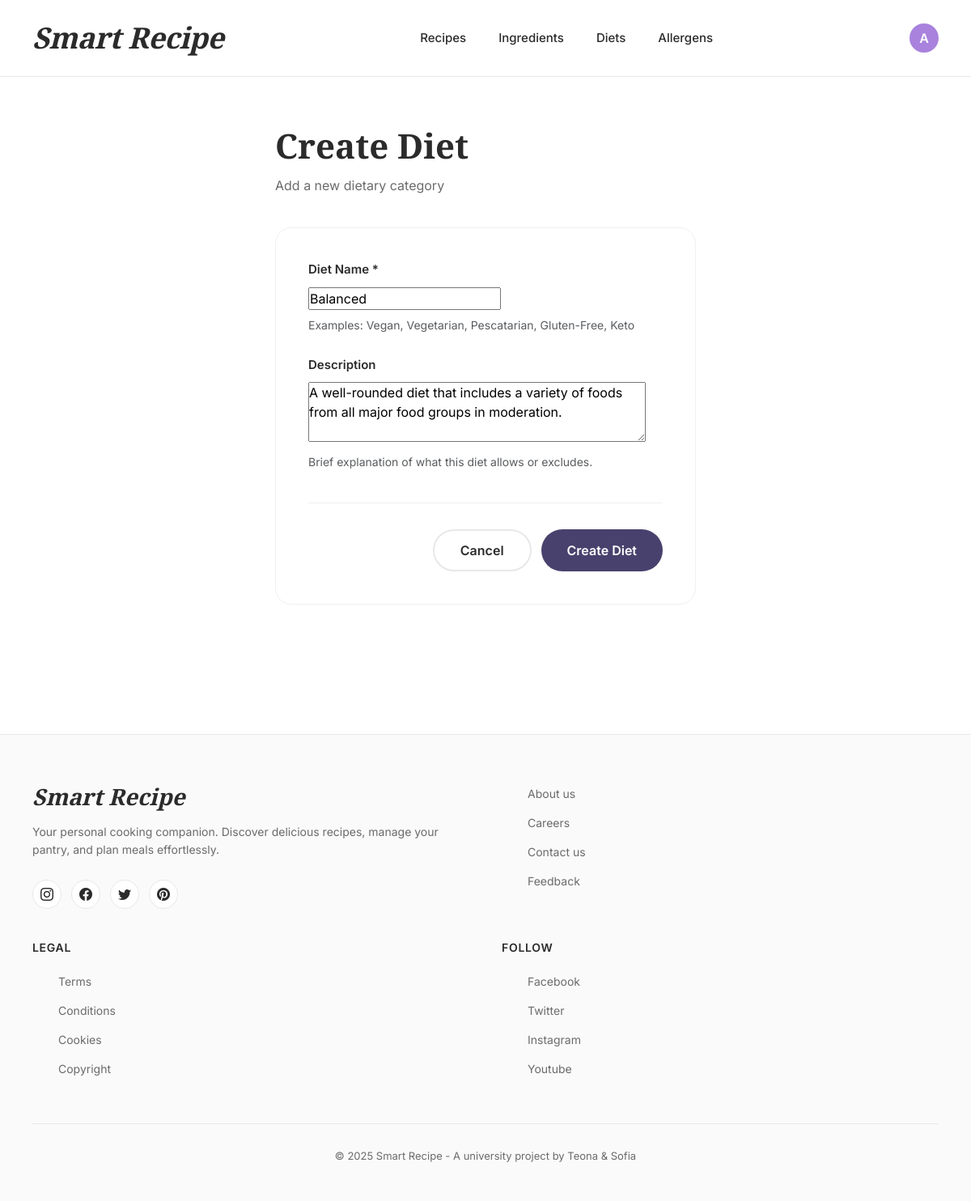
/diets/11/edit/ (signed in), run on the app's committed database.
### smart_recipe_app/models.py (models this page shows, shortened)
class Diet(models.Model):
    name = models.CharField(max_length=50, unique=True)
    description = models.TextField(blank=True, help_text="Brief explanation of this diet (e.g., what foods are allowed/excluded)")

### smart_recipe_app/views.py (the view)
# urls.py: path("diets/<int:pk>/edit/", views.diet_edit, name="diet_edit"),
@login_required
def diet_edit(request, pk):
    diet = get_object_or_404(Diet, pk=pk)
    if request.method == "POST":
        form = DietForm(request.POST, instance=diet)
        if form.is_valid():
            form.save()
            return redirect("diet_list")
    else:
        form = DietForm(instance=diet)
    return render(request, "diets/diet_form.html", {"form": form})

### smart_recipe_app/forms.py
class DietForm(forms.ModelForm):
    class Meta:
        model = Diet
        fields = ['name', 'description']
        widgets = {
            'description': forms.Textarea(attrs={'rows': 3}),
        }

### smart_recipe_app/templates/diets/diet_form.html (shortened to what this page needs)
{% extends 'common/base.html' %}
{% block content %}
<div class="form-container">
    <div class="form-header">
        <h1 class="form-title">{% if diet %}Edit Diet{% else %}Create Diet{% endif %}</h1>
        <p class="form-subtitle">{% if diet %}Update diet information{% else %}Add a new dietary category{% endif %}</p>
    </div>
    <div class="form-card">
        <form method="post">
            <div class="form-group">
                <label class="form-label">Diet Name *</label>
                {{ form.name }}
                <small class="text-muted d-block mt-2">
                    Examples: Vegan, Vegetarian, Pescatarian, Gluten-Free, Keto
                </small>
            </div>
            <div class="form-group">
                <label class="form-label">Description</label>
                {{ form.description }}
                <small class="text-muted d-block mt-2">
                    Brief explanation of what this diet allows or excludes.
                </small>
            </div>
            <div class="form-actions">
                <a href="{% url 'diet_list' %}" class="btn-cancel">Cancel</a>
                <button type="submit" class="btn-submit">
                    {% if diet %}Save Changes{% else %}Create Diet{% endif %}
                </button>
            </div>
        </form>
    </div>
</div>
{% endblock %}

### smart_recipe_app/templates/common/base.html (shortened to what this page needs)
{% load static %}
<!DOCTYPE html>
<html lang="en">
<head>
    <link href="https://cdn.jsdelivr.net/npm/bootstrap@5.3.2/dist/css/bootstrap.min.css" rel="stylesheet">
    <link rel="stylesheet" href="https://cdn.jsdelivr.net/npm/bootstrap-icons@1.11.1/font/bootstrap-icons.css">
</head>
<body>
    <header class="clean-header">
        <div class="header-container">
            <a href="{% url 'index' %}" class="logo-text">Smart Recipe</a>
            {% if user.is_authenticated %}
            <nav class="header-nav">
                <a href="{% url 'recipe_list' %}" class="nav-link">Recipes</a>
                <a href="{% url 'ingredient_list' %}" class="nav-link">Ingredients</a>
                <a href="{% url 'diet_list' %}" class="nav-link">Diets</a>
                <a href="{% url 'allergen_list' %}" class="nav-link">Allergens</a>
            </nav>
            <div class="header-actions">
                <div class="dropdown user-menu">
                    <button class="user-btn dropdown-toggle" type="button" data-bs-toggle="dropdown" aria-expanded="false">
                        <div class="user-avatar">
                            {{ user.username|first|upper }}
                        </div>
                    </button>
                </div>
            </div>
            {% else %}
            <div class="header-actions">
                <a href="{% url 'login' %}" class="nav-link">Login</a>
            </div>
            {% endif %}
        </div>
    </header>
    <main>
        {% block content %}{% endblock %}
    </main>
    <footer class="clean-footer">
        <div class="footer-container">
            <div class="footer-content">
                <div class="footer-brand">
                    <h3>Smart Recipe</h3>
                    <p>Your personal cooking companion. Discover delicious recipes, manage your pantry, and plan meals effortlessly.</p>
                    <div class="social-links">
                        <a href="#" class="social-link" aria-label="Instagram">
                            <i class="bi bi-instagram"></i>
                        </a>
                        <a href="#" class="social-link" aria-label="Facebook">
                            <i class="bi bi-facebook"></i>
                        </a>
                        <a href="#" class="social-link" aria-label="Twitter">
                            <i class="bi bi-twitter"></i>
                        </a>
                        <a href="#" class="social-link" aria-label="Pinterest">
                            <i class="bi bi-pinterest"></i>
                        </a>
                    </div>
                </div>
                <div class="footer-section">
                    <ul class="footer-links">
                        <li><a href="#">About us</a></li>
                        <li><a href="#">Careers</a></li>
                        <li><a href="#">Contact us</a></li>
                        <li><a href="#">Feedback</a></li>
                    </ul>
                </div>
                <div class="footer-section">
                    <h4>Legal</h4>
                    <ul class="footer-links">
                        <li><a href="#">Terms</a></li>
                        <li><a href="#">Conditions</a></li>
                        <li><a href="#">Cookies</a></li>
                        <li><a href="#">Copyright</a></li>
                    </ul>
                </div>
                <div class="footer-section">
                    <h4>Follow</h4>
                    <ul class="footer-links">
                        <li><a href="#">Facebook</a></li>
                        <li><a href="#">Twitter</a></li>
                        <li><a href="#">Instagram</a></li>
                        <li><a href="#">Youtube</a></li>
                    </ul>
                </div>
            </div>
            <div class="footer-bottom">
                <p>&copy; 2025 Smart Recipe - A university project by Teona & Sofia</p>
            </div>
        </div>
    </footer>
</body>
</html>

### smart_recipe_app/templates/common/base.html (style rules this page uses)
:root { --vintage-grape: #49416D; --bright-lavender: #A882DD; --sweet-salmon: #E08D79; --honeydew: #E0EFDE; --icy-aqua: #B3F2DD; --text-dark: #2b2b2b; --text-muted: #6b6b6b; }
* { margin: 0; padding: 0; box-sizing: border-box; }
body { font-family: 'Inter', -apple-system, BlinkMacSystemFont, sans-serif; color: var(--text-dark); background-color: #ffffff; min-height: 100vh; display: flex; flex-direction: column; }
.clean-header { background: white; border-bottom: 1px solid #e8e8e8; position: sticky; top: 0; z-index: 1000; padding: 20px 0; }
.header-container { max-width: 1400px; margin: 0 auto; padding: 0 40px; display: flex; align-items: center; justify-content: space-between; }
.logo-text { font-family: 'Playfair Display', serif; font-size: 36px; font-weight: 900; font-style: italic; color: var(--text-dark); text-decoration: none; letter-spacing: -0.5px; transition: color 0.3s ease; }
.header-nav { display: flex; align-items: center; gap: 40px; }
.nav-link { color: var(--text-dark); text-decoration: none; font-weight: 500; font-size: 15px; transition: color 0.3s ease; }
.header-actions { display: flex; align-items: center; gap: 25px; }
.user-btn.dropdown-toggle::after { display: none; }
.user-btn { background: transparent; border: none; padding: 0; cursor: pointer; }
.user-avatar { width: 36px; height: 36px; background: var(--bright-lavender); border-radius: 50%; display: flex; align-items: center; justify-content: center; color: white; font-weight: 600; transition: transform 0.3s ease; }
main { flex: 1; }
.clean-footer { background: #fafafa; border-top: 1px solid #e8e8e8; padding: 60px 0 30px; margin-top: 80px; }
.footer-container { max-width: 1400px; margin: 0 auto; padding: 0 40px; }
.footer-content { display: grid; grid-template-columns: 2fr 1fr 1fr 1fr; gap: 60px; margin-bottom: 40px; }
.footer-brand h3 { font-family: 'Playfair Display', serif; font-size: 28px; font-weight: 900; font-style: italic; margin-bottom: 15px; color: var(--text-dark); }
.footer-brand p { color: var(--text-muted); line-height: 1.6; margin-bottom: 25px; font-size: 14px; }
.social-links { display: flex; gap: 12px; }
.social-link { width: 36px; height: 36px; background: white; border: 1px solid #e8e8e8; border-radius: 50%; display: flex; align-items: center; justify-content: center; color: var(--text-dark); text-decoration: none; transition: all 0.3s ease; }
.footer-section h4 { font-weight: 600; margin-bottom: 20px; font-size: 14px; text-transform: uppercase; letter-spacing: 0.05em; color: var(--text-dark); }
.footer-links { list-style: none; }
.footer-links li { margin-bottom: 12px; }
.footer-links a { color: var(--text-muted); text-decoration: none; font-size: 14px; transition: all 0.3s ease; }
.footer-bottom { border-top: 1px solid #e8e8e8; padding-top: 30px; text-align: center; font-size: 13px; color: var(--text-muted); }
@media (max-width: 1200px) { .footer-content { grid-template-columns: 1fr 1fr; gap: 40px; } }

### smart_recipe_app/templates/diets/diet_form.html (style rules this page uses)
.form-container { max-width: 600px; margin: 60px auto 80px; padding: 0 40px; }
.form-header { margin-bottom: 40px; }
.form-title { font-family: 'Playfair Display', serif; font-size: 42px; font-weight: 900; color: var(--text-dark); margin-bottom: 12px; }
.form-subtitle { font-size: 16px; color: var(--text-muted); }
.form-card { background: white; border: 1px solid #f0f0f0; border-radius: 20px; padding: 40px; }
.form-group { margin-bottom: 28px; }
.form-label { font-weight: 600; color: var(--text-dark); margin-bottom: 10px; display: block; font-size: 15px; }
.form-actions { display: flex; gap: 12px; justify-content: flex-end; margin-top: 40px; padding-top: 32px; border-top: 1px solid #f0f0f0; }
.btn-submit { background: var(--vintage-grape); color: white; border: none; padding: 14px 32px; border-radius: 50px; font-weight: 600; cursor: pointer; transition: all 0.3s ease; }
.btn-cancel { background: white; color: var(--text-dark); border: 2px solid #e8e8e8; padding: 12px 32px; border-radius: 50px; font-weight: 600; text-decoration: none; transition: all 0.3s ease; }

### data on the page
Diet: name "Balanced", description "A well-rounded diet that includes a variety of foods from all major food groups in moderation."

### other printed values
{{ user.username|first|upper }} "A"
